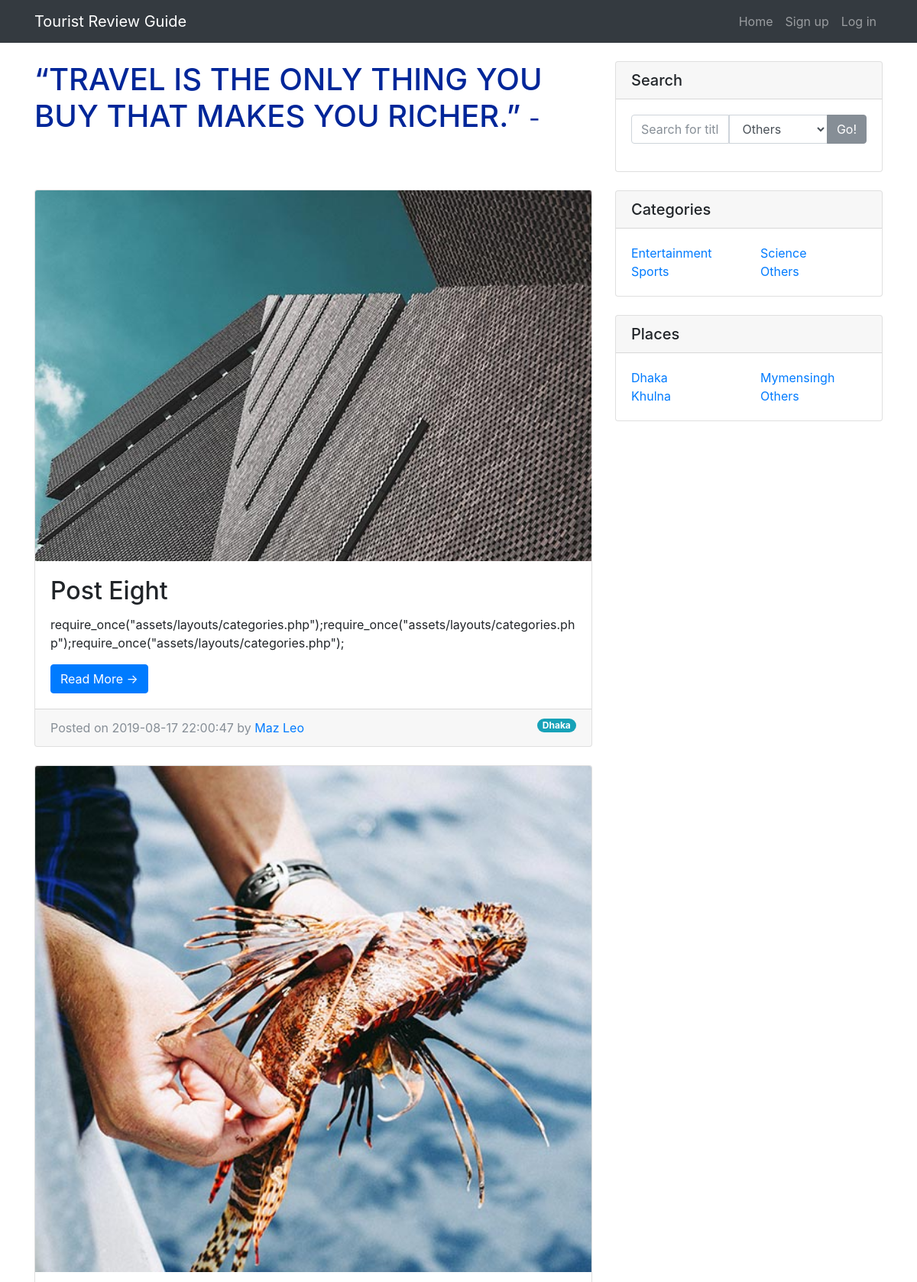
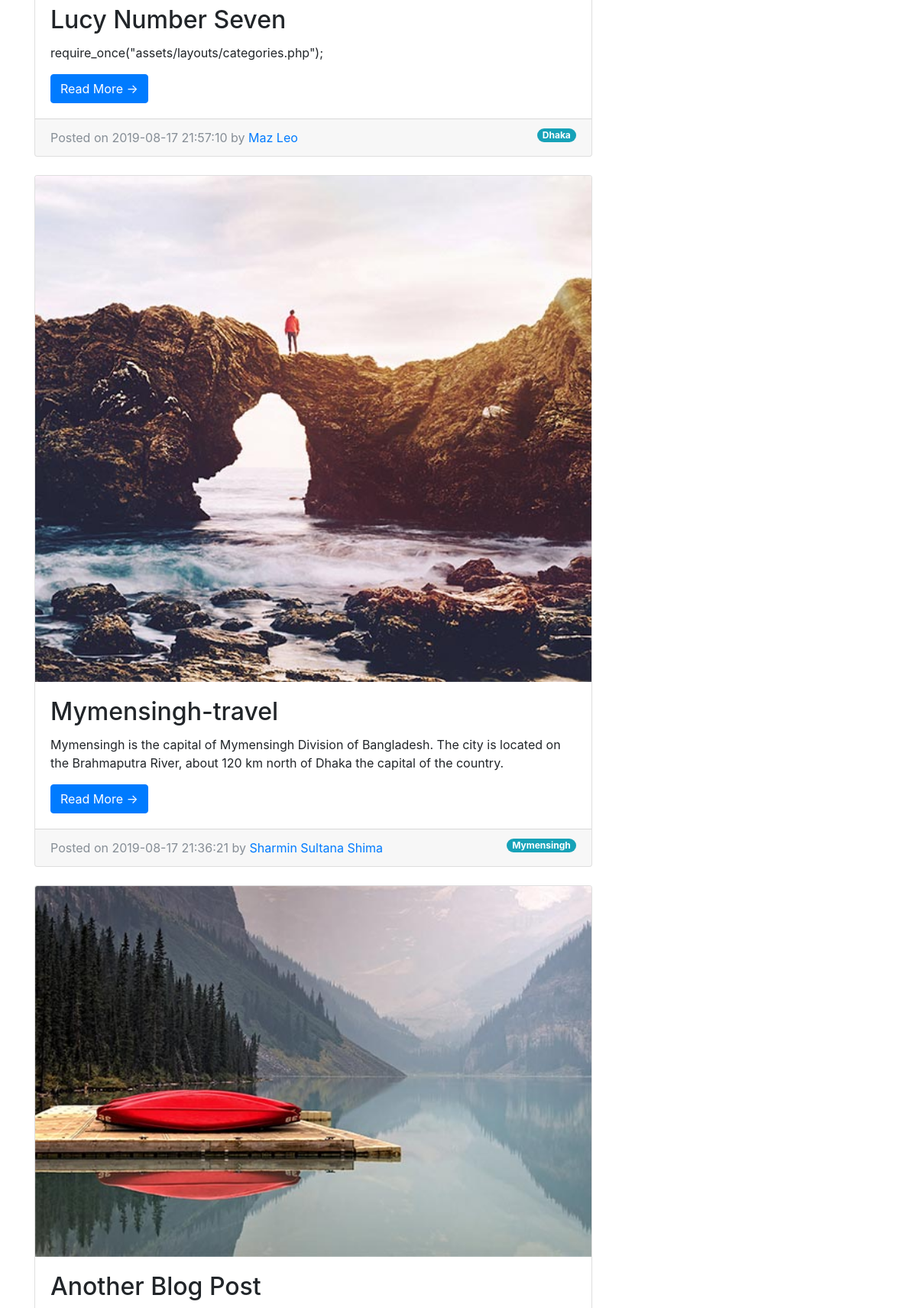
/blog/index.php (upper part), run on the app's committed database (2 pictures, top to bottom).
### tables this page shows
CREATE TABLE `post` (
  `ID` int(11) NOT NULL,
  `Title` varchar(255) NOT NULL,
  `Date_Time` datetime NOT NULL,
  `Image` varchar(255) DEFAULT NULL,
  `Post` text,
  `Category` varchar(50) NOT NULL,
  `Total_Rates` int(11) DEFAULT NULL,
  `Raters_Number` int(11) DEFAULT NULL,
  `Place` varchar(255) DEFAULT NULL,
  `User_ID` int(11) NOT NULL
);

CREATE TABLE `user` (
  `ID` int(11) NOT NULL,
  `Fname` varchar(50) NOT NULL,
  `Lname` varchar(50) DEFAULT NULL,
  `Password` varchar(100) NOT NULL,
  `Email` varchar(100) NOT NULL
);

### blog/assets/classes/post.php (called while the page is built, shortened)
<?php
class post
{
 private $connection;
    function __construct ($c){
        $this->connection=$c;
    }
      public function getOrderedPosts(){
        $query = " SELECT Title , Date_Time , Image , Post , Place , User_ID , ID FROM post ORDER BY Date_time DESC";
        $result = mysqli_query($this->connection , $query);
        if(!$result){
          return -1;
        }
        else{
            return $result;
        }
    }
}
?>

### blog/assets/classes/user.php (called while the page is built, shortened)
<?php
class user
{
 private $connection;
    function __construct ($c){
        $this->connection=$c;
    }
    public function getUserInfo($id){
        $query="select * from user where ID= '{$id}' ";
        $result=mysqli_query($this->connection , $query);
        if(!$result){
            return -1;
        }
        else{
            return $result;
        }
    }
}

### blog/index.php (the view, shortened to what this page needs)
<?php
require_once ("assets/layouts/header.php");
require_once("assets/db_connection.php");
require_once ("assets/classes/post.php");
require_once ("assets/classes/user.php");
$post   =new post($connection);
$result = $post->getOrderedPosts();
$user   =new user($connection);
?>
    <div class="container">
      <div class="row">
        <div class="col-md-8">
          <h1 class="my-4" style="color:#002699;">“TRAVEL IS THE ONLY THING YOU BUY THAT MAKES YOU RICHER.”
            <small style="color:#002699;">-</small>
          </h1>
          <br><br>
         <?php
            if($result == false) {
                trigger_error("Query result returns -1");
            }else{
            while ($data=mysqli_fetch_assoc($result)){
        ?>
          <div class="card mb-4">
            <img class="card-img-top" src="<?php echo $data["Image"]; ?>" alt="Card image cap">
            <div class="card-body">
              <h2 class="card-title"><?php echo ucfirst($data["Title"]); ?></h2>
              <p class="card-text"><?php echo $data["Post"]; ?></p>
              <?php $link = "post.php?id=";?>
              <a href="<?php echo $link.$data["ID"]; ?>" class="btn btn-primary">Read More &rarr;</a>
            </div>
            <div class="card-footer text-muted">
              Posted on <?php echo $data["Date_Time"]; ?> by
              <?php
                $userlink = "profile.php?user=";
                $result2=$user->getUserInfo($data["User_ID"]);
                if($result2 == false) {
                    trigger_error("Query result2 returns -1");
                } else{
                    $data2=mysqli_fetch_assoc($result2); }
                ?>
              <a href="<?php echo $userlink.$data["User_ID"]; ?>" style="text-transform: capitalize;"><?php
                if(!isset($_SESSION["id"])){
                    echo $data2["Fname"]." ".$data2["Lname"];
                }else{
                    if($_SESSION["id"] == $data["User_ID"]){
                        echo "Me";
                    }else{
                        echo $data2["Fname"]." ".$data2["Lname"];
                    }
                }
                  ?></a>
                <span class="badge badge-pill badge-info" style="float: right;"><?php echo ucfirst($data["Place"]); ?></span>
            </div>
          </div>
          <?php } } ?>
        </div>
        <div class="col-md-4">
          <?php
             require_once("assets/layouts/search.php");
            require_once("assets/layouts/categories.php");
            require_once("assets/layouts/places.php");
         ?>
        </div>
      </div>
    </div>
<?php
require_once("assets/layouts/footer.php");
?>

### blog/css/blog-home.css (style rules this page uses)
body { padding-top: 54px; }
@media (min-width: 992px) { body { padding-top: 56px; } }

### data on the page
post: Image (picture), Title "Post Eight", Post "require_once(\"assets/layouts/categories.php\");require_once(\"assets/layouts/categories.php\");require_once(\"assets/layouts/categories.php\");", Date_Time "2019-08-17 22:00:47", User_ID.Fname "Maz", User_ID.Lname "Leo", Place "Dhaka"
post: Image (picture), Title "Lucy Number Seven", Post "require_once(\"assets/layouts/categories.php\");", Date_Time "2019-08-17 21:57:10", User_ID.Fname "Maz", User_ID.Lname "Leo", Place "Dhaka"
post: Image (picture), Title "Mymensingh-travel", Post "Mymensingh is the capital of Mymensingh Division of Bangladesh. The city is located on the Brahmaputra River, about 120 km north of Dhaka the capital of the country.", Date_Time "2019-08-17 21:36:21", User_ID.Fname "Sharmin Sultana", User_ID.Lname "Shima", Place "Mymensingh"
post: Image (picture), Title "Another Blog Post"

### other printed values
$pro "Sign up"
$parameter "Log in"
